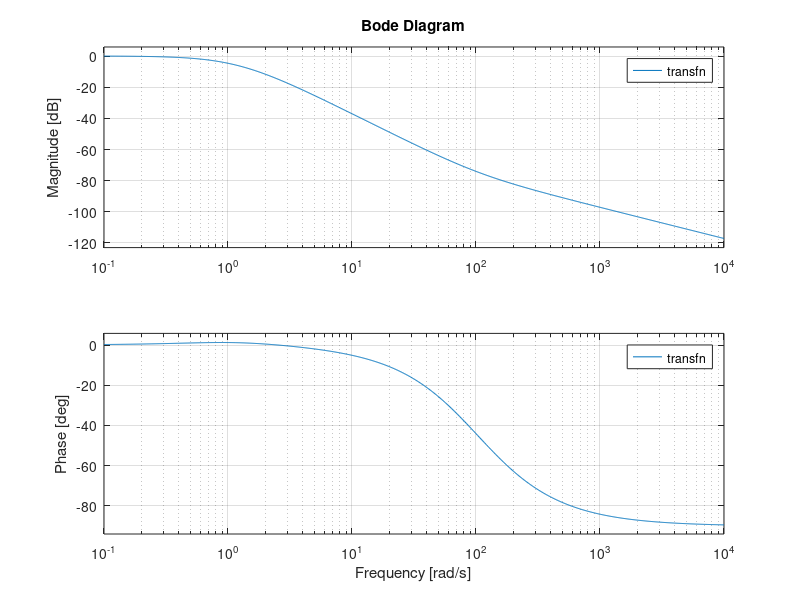

Reproduce this figure in MATLAB. (Note: this script raises an error after producing the figure.)
%% Lateral Dynamics Control- Closed Loop
% Author: Pushkar Antony
% PS Number: 99003729
% Date: 14th April 2021.
% Version: 1.0.

%% Plant Description
% Introduction:
% Vertical dynamics, or ride dynamics, basically refers to the vertical 
% response of the vehicle to road disturbances. Longitudinal dynamics 
% involves the straight-line acceleration and braking of the vehicle. 
% Lateral dynamics is concerned with the vehicle's turning behavior.
%--------------------------------------------------------------------------
% Equation1: Ybeta*Beta + Yr*r + Ydelta*delta + Fya + m*g*theta =
%               m*V*d(Beta)/dt + m*V*r
% Equation2: Nbeta*Beta + Nr*r + Ndelta*delta - (c-a)*Fya = Izz*dr/dt
%--------------------------------------------------------------------------
% Variables: 
%   Ybeta = Cf+Cr --> Damping - in - Sideslip
%   Yr = (aCf - bCr)/V --> Lateral Force/Yaw Coupling
%   Ydelta = ~Cf --> Control Force
%   Nbeta = a*Cf - b*Cr --> Directional Stability
%   Nr = (a^2)Cf + (b^2)Cr --> Yaw Damping
%   Ndelta = -aCf --> Control Moment
%--------------------------------------------------------------------------
% Values: Ydelta = 2461; m = 1775; V = 100; Nr = -67.06; Ndelta = 2803.079;
%         Yr = 0.46384; Izz = 1960; Ybeta = -4772; Nbeta = 46.38; V1=50;
%         Yr1 = 0.92768; Nr1 = -134.12;

%% Closed Loop (negative feedback) without Controller :-
clc;
transfn = tf([0.01386,-1.43],[1,0.07496,-1.40542])
figure(1);
subplot(2,2,1);
impulse(transfn);
title('Impulse Input without controller');
subplot(2,2,2);
step(transfn);
title('Step Input without controller');
subplot(2,2,3);
[z,p,k]= tf2zp([0.01386,-1.43],[1,0.07496,-1.40542])
pzmap(transfn)
title('pz map without controller');
subplot(2,2,4);
bode(transfn)
[Gm,Pm,Wcg,Wcp] = margin(lag)
title('Bode plot without controller');
hold on;
S = stepinfo(transfn)


%% Closed Loop (negative feedback) with Controller:-
% System with lag-controller/compensator:-
sys = tf([0.01386,-1.43],[1,0.0611,0.02458])
sys2 = tf([1,0.05],[1,0.95])
lag = sys*sys2
figure(2);
subplot(2,2,1);
impulse(lag);
title('Impulse Input for k');
subplot(2,2,2);
step(lag);
title('Step Input for k');
subplot(2,2,3);
[z,p,k]= tf2zp([0.01386,-1.42,-0.0715],[1,1.011,0.08263,0.02335])
pzmap(lag)
subplot(2,2,4);
bode(lag)
[Gm,Pm,Wcg,Wcp] = margin(lag)
hold on;
S = stepinfo(lag)
%--------------------------------------------------------------------------
% System with lead-controller/compensator:-
sys = tf([0.01386,-1.43],[1,0.0611,0.02458])
sys2 = tf([1,0.95],[1,0.05])
lag = sys*sys2
figure(3);
subplot(2,2,1);
impulse(lag);
title('Impulse Input for k');
subplot(2,2,2);
step(lag);
title('Step Input for k');
subplot(2,2,3);
[z,p,k]= tf2zp([0.01386,-1.417,-1.358],[1,0.1111,0.02763,0.001229])
pzmap(lag)
subplot(2,2,4);
bode(lag)
[Gm,Pm,Wcg,Wcp] = margin(lag)
hold on;
S = stepinfo(lag)
%--------------------------------------------------------------------------
% System with lag-lead controller/compensator:-
sys = tf([0.01386,-1.43],[1,0.0611,0.02458])
sys2 = tf([1,0.95],[1,0.05])
sys3 = tf([1,0.25],[1,0.85])
lag = sys*sys2*sys3
figure(4);
subplot(2,2,1);
impulse(lag);
title('Impulse Input for k');
subplot(2,2,2);
step(lag);
title('Step Input for k');
subplot(2,2,3);
[z,p,k]= tf2zp([0.01386,-1.413,-1.713,-0.3396],[1,0.9611,0.1221,0.02472,0.001045])
pzmap(lag)
subplot(2,2,4);
bode(lag)
[Gm,Pm,Wcg,Wcp] = margin(lag)
hold on;
S = stepinfo(lag)
%% Math Analysis:
% Independent: Time(t)
% Dependent: Vehicle side slip angle (Beta), Front Steer angle (Delta)
% Constant: Damping in Sideslip (Ybeta), Lateral Force/Yaw Coupling(Yr),
%           Control Force (Ydelta), Directional Stability (Nbeta),
%           Yaw Damping (Nr), Control Moment(Ndelta).
%--------------------------------------------------------------------------
% Roots: 
%   1) Closed Loop without controller:
%       1) Zero = 103.1148
%       2) Poles = -1.2236, 1.1486
%   2) Closed Loop with Lag Controller:
%       1) Zeros = 102.5034, -0.0503
%       2) Poles = -0.9499 + 0.0000i, -0.0306 + 0.1538i, -0.0306 - 0.1538i
%   3) Closed Loop with Lead Controller:
%       1) Zeros = 103.186, -0.9495 
%       2) Poles = -0.0305 + 0.1538i, -0.0305 - 0.1538i, -0.0500 + 0.0000i
%   4) Closed Loop with Lag-lead Controller:
%       1) Zeros =  103.1486, -0.9506, -0.2499 
%       2) Poles =  {-0.8500 + 0.0000i, -0.0306 + 0.1538i, 
%                    -0.0306 - 0.1538i, -0.0500 + 0.0000i}
%--------------------------------------------------------------------------
% Time Response Analysis:
%   1) Closed Loop without Controller:
%        RiseTime: NaN
%        SettlingTime: Nan
%        SettlingMin: NaN
%        SettlingMax: NaN
%        Overshoot: NaN
%        Undershoot: Nan
%        Peak: Inf
%        PeakTime: Inf
%   2) Closed Loop with Lag Controller:
%        RiseTime: 2.1472
%        SettlingTime: 138.4252
%        SettlingMin: -9.7437
%        SettlingMax: 0.5176
%        Overshoot: 218.2161
%        Undershoot: 16.9030
%        Peak: 9.7437
%        PeakTime: 12.1189
%   3) Closed Loop with Lead Controller:
%        RiseTime: 20.8356
%        SettlingTime: 96.3507
%        SettlingMin: -1.1153e+03
%        SettlingMax: -929.8799
%        Overshoot: 0.8998
%        Undershoot: 0
%        Peak: 1.1153e+03
%        PeakTime: 70.8488
%   4) Closed Loop with Lag-Lead Controller:
%        RiseTime: 17.9517
%        SettlingTime: 94.2687
%        SettlingMin: -330.5149
%        SettlingMax: -270.3005
%        Overshoot: 1.6628
%        Undershoot: 0
%        Peak: 330.5149
%        PeakTime: 67.8339
%--------------------------------------------------------------------------
% Frequency Response Analysis:
%   1) Closed Loop without controller:
%        Gm = 0.0031
%        Pm = 170.0613
%   2) Closed Loop with Lag Controller:
%        Gm = 0.3266
%        Pm = -137.446
%   3) Closed Loop with lead Controller:
%        Gm = 0.00090467
%        Pm = 148.5963
%   4) Closed Loop with Lag-Lead Controller:
%        Gm = 0.0031
%        Pm = 170.0613
%% Comparison Analysis:
% 1) On giving -ve feedback without any controller, the system goes
% unstable.
% 2) On adding a controller/compensator the system goes from unstable to
% stable.
% 3) This happens because the controller adds poles/zeros making the system
% reach stablity.
% 4) On adding a Lag Compensator, the rise time is least and settling time
% is highest comparing to the same system in other 2 controllers.
% 5) The Lag Controller, adds a zero and a pole to the system.
% 6) The lag Controller, has a +ve Gm proving its stability.
% 7) The lag controller also has the higest overshoot percentage.
% 8) On adding a Lead Compensator, the rise time and settling time is 
% inbetween comparing to the same system with other 2 controllers.
% 9) The Lead Controller, adds a zero and a pole to the system.
% 10) The lead Controller, has a +ve Gm proving its stability.
% 11) The lead controller provides the minimum overshoot percentage
% compared to the other 2 controllers.
% 12) On adding a Lag-Lead Compensator, the rise time is inbetween and the
% settling time is lowest comparing to the same system in other controllers.
% 13) The Lag-Lead Controller, adds a zero and a pole to the system.
% 14) The Lag-Lead Controller, has a +ve Gm indicating its stability.
% 15) The Lag-Lead Controller provides the second best overshoot percentage
% compared to the other 2 controllers.
% 16) Overall, the lag-lead controller provides the best of all worlds and 
% is the best controller to use. 
